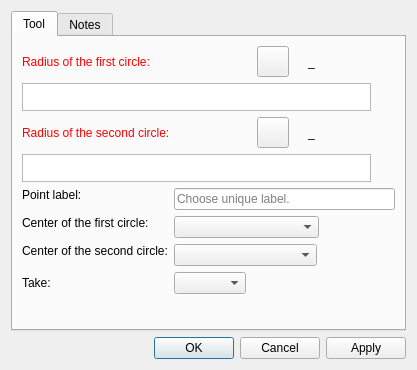
<?xml version="1.0" encoding="UTF-8"?>
<ui version="4.0">
 <class>DialogPointOfIntersectionCircles</class>
 <widget class="QDialog" name="DialogPointOfIntersectionCircles">
  <property name="geometry">
   <rect>
    <x>0</x>
    <y>0</y>
    <width>417</width>
    <height>370</height>
   </rect>
  </property>
  <property name="windowTitle">
   <string>Tool point of intersection circles</string>
  </property>
  <property name="windowIcon">
   <iconset resource="../../../vmisc/share/resources/icon.qrc">
    <normaloff>:/icon/64x64/icon64x64.png</normaloff>:/icon/64x64/icon64x64.png</iconset>
  </property>
  <layout class="QVBoxLayout" name="verticalLayout_2">
   <item>
    <widget class="QTabWidget" name="tabWidget">
     <property name="currentIndex">
      <number>0</number>
     </property>
     <widget class="QWidget" name="tab">
      <attribute name="title">
       <string>Tool</string>
      </attribute>
      <layout class="QVBoxLayout" name="verticalLayout">
       <item>
        <layout class="QHBoxLayout" name="horizontalLayout">
         <item alignment="Qt::AlignLeft">
          <widget class="QLabel" name="labelEditCircle1Radius">
           <property name="sizePolicy">
            <sizepolicy hsizetype="Fixed" vsizetype="Preferred">
             <horstretch>0</horstretch>
             <verstretch>0</verstretch>
            </sizepolicy>
           </property>
           <property name="palette">
            <palette>
             <active>
              <colorrole role="WindowText">
               <brush brushstyle="SolidPattern">
                <color alpha="255">
                 <red>255</red>
                 <green>0</green>
                 <blue>0</blue>
                </color>
               </brush>
              </colorrole>
             </active>
             <inactive>
              <colorrole role="WindowText">
               <brush brushstyle="SolidPattern">
                <color alpha="255">
                 <red>255</red>
                 <green>0</green>
                 <blue>0</blue>
                </color>
               </brush>
              </colorrole>
             </inactive>
             <disabled>
              <colorrole role="WindowText">
               <brush brushstyle="SolidPattern">
                <color alpha="255">
                 <red>159</red>
                 <green>158</green>
                 <blue>158</blue>
                </color>
               </brush>
              </colorrole>
             </disabled>
            </palette>
           </property>
           <property name="text">
            <string>Radius of the first circle:</string>
           </property>
          </widget>
         </item>
         <item>
          <spacer name="horizontalSpacer">
           <property name="orientation">
            <enum>Qt::Horizontal</enum>
           </property>
           <property name="sizeHint" stdset="0">
            <size>
             <width>40</width>
             <height>20</height>
            </size>
           </property>
          </spacer>
         </item>
         <item alignment="Qt::AlignRight">
          <widget class="QToolButton" name="toolButtonExprCircle1Radius">
           <property name="toolTip">
            <string>Formula wizard</string>
           </property>
           <property name="text">
            <string notr="true"></string>
           </property>
           <property name="icon">
            <iconset resource="../../../vmisc/share/resources/icon.qrc">
             <normaloff>:/icon/light/24x24/fx.png</normaloff>:/icon/light/24x24/fx.png</iconset>
           </property>
           <property name="iconSize">
            <size>
             <width>24</width>
             <height>24</height>
            </size>
           </property>
          </widget>
         </item>
         <item alignment="Qt::AlignRight">
          <widget class="QLabel" name="label_2">
           <property name="text">
            <string/>
           </property>
           <property name="pixmap">
            <pixmap resource="../../../vmisc/share/resources/icon.qrc">:/icon/light/24x24/equal.png</pixmap>
           </property>
          </widget>
         </item>
         <item alignment="Qt::AlignRight">
          <widget class="QLabel" name="labelResultCircle1Radius">
           <property name="sizePolicy">
            <sizepolicy hsizetype="Fixed" vsizetype="Preferred">
             <horstretch>0</horstretch>
             <verstretch>0</verstretch>
            </sizepolicy>
           </property>
           <property name="minimumSize">
            <size>
             <width>87</width>
             <height>0</height>
            </size>
           </property>
           <property name="toolTip">
            <string>Value</string>
           </property>
           <property name="text">
            <string notr="true">_</string>
           </property>
          </widget>
         </item>
        </layout>
       </item>
       <item>
        <layout class="QHBoxLayout" name="horizontalLayout_6">
         <item>
          <widget class="VPlainTextEdit" name="plainTextEditCircle1Radius">
           <property name="sizePolicy">
            <sizepolicy hsizetype="Expanding" vsizetype="Preferred">
             <horstretch>0</horstretch>
             <verstretch>0</verstretch>
            </sizepolicy>
           </property>
           <property name="maximumSize">
            <size>
             <width>16777215</width>
             <height>28</height>
            </size>
           </property>
           <property name="toolTip">
            <string>Calculation</string>
           </property>
           <property name="tabChangesFocus">
            <bool>true</bool>
           </property>
          </widget>
         </item>
         <item>
          <widget class="QPushButton" name="pushButtonGrowCircle1Radius">
           <property name="maximumSize">
            <size>
             <width>18</width>
             <height>18</height>
            </size>
           </property>
           <property name="sizeIncrement">
            <size>
             <width>0</width>
             <height>0</height>
            </size>
           </property>
           <property name="toolTip">
            <string>&lt;html&gt;&lt;head/&gt;&lt;body&gt;&lt;p&gt;Show full calculation in message box&lt;/p&gt;&lt;/body&gt;&lt;/html&gt;</string>
           </property>
           <property name="text">
            <string notr="true"/>
           </property>
           <property name="icon">
            <iconset theme="go-down">
             <normaloff>.</normaloff>.</iconset>
           </property>
           <property name="iconSize">
            <size>
             <width>16</width>
             <height>16</height>
            </size>
           </property>
           <property name="flat">
            <bool>true</bool>
           </property>
          </widget>
         </item>
        </layout>
       </item>
       <item>
        <layout class="QHBoxLayout" name="horizontalLayout_2">
         <item alignment="Qt::AlignLeft">
          <widget class="QLabel" name="labelEditCircle2Radius">
           <property name="sizePolicy">
            <sizepolicy hsizetype="Fixed" vsizetype="Preferred">
             <horstretch>0</horstretch>
             <verstretch>0</verstretch>
            </sizepolicy>
           </property>
           <property name="palette">
            <palette>
             <active>
              <colorrole role="WindowText">
               <brush brushstyle="SolidPattern">
                <color alpha="255">
                 <red>255</red>
                 <green>0</green>
                 <blue>0</blue>
                </color>
               </brush>
              </colorrole>
             </active>
             <inactive>
              <colorrole role="WindowText">
               <brush brushstyle="SolidPattern">
                <color alpha="255">
                 <red>255</red>
                 <green>0</green>
                 <blue>0</blue>
                </color>
               </brush>
              </colorrole>
             </inactive>
             <disabled>
              <colorrole role="WindowText">
               <brush brushstyle="SolidPattern">
                <color alpha="255">
                 <red>159</red>
                 <green>158</green>
                 <blue>158</blue>
                </color>
               </brush>
              </colorrole>
             </disabled>
            </palette>
           </property>
           <property name="text">
            <string>Radius of the second circle:</string>
           </property>
          </widget>
         </item>
         <item>
          <spacer name="horizontalSpacer_2">
           <property name="orientation">
            <enum>Qt::Horizontal</enum>
           </property>
           <property name="sizeHint" stdset="0">
            <size>
             <width>40</width>
             <height>20</height>
            </size>
           </property>
          </spacer>
         </item>
         <item alignment="Qt::AlignRight">
          <widget class="QToolButton" name="toolButtonExprCircle2Radius">
           <property name="toolTip">
            <string>Formula wizard</string>
           </property>
           <property name="text">
            <string notr="true"></string>
           </property>
           <property name="icon">
            <iconset resource="../../../vmisc/share/resources/icon.qrc">
             <normaloff>:/icon/light/24x24/fx.png</normaloff>:/icon/light/24x24/fx.png</iconset>
           </property>
           <property name="iconSize">
            <size>
             <width>24</width>
             <height>24</height>
            </size>
           </property>
          </widget>
         </item>
         <item alignment="Qt::AlignRight">
          <widget class="QLabel" name="label_3">
           <property name="text">
            <string/>
           </property>
           <property name="pixmap">
            <pixmap resource="../../../vmisc/share/resources/icon.qrc">:/icon/light/24x24/equal.png</pixmap>
           </property>
          </widget>
         </item>
         <item alignment="Qt::AlignRight">
          <widget class="QLabel" name="labelResultCircle2Radius">
           <property name="sizePolicy">
            <sizepolicy hsizetype="Fixed" vsizetype="Preferred">
             <horstretch>0</horstretch>
             <verstretch>0</verstretch>
            </sizepolicy>
           </property>
           <property name="minimumSize">
            <size>
             <width>87</width>
             <height>0</height>
            </size>
           </property>
           <property name="toolTip">
            <string>Value</string>
           </property>
           <property name="text">
            <string notr="true">_</string>
           </property>
          </widget>
         </item>
        </layout>
       </item>
       <item>
        <layout class="QHBoxLayout" name="horizontalLayout_7">
         <item>
          <widget class="VPlainTextEdit" name="plainTextEditCircle2Radius">
           <property name="sizePolicy">
            <sizepolicy hsizetype="Expanding" vsizetype="Preferred">
             <horstretch>0</horstretch>
             <verstretch>0</verstretch>
            </sizepolicy>
           </property>
           <property name="maximumSize">
            <size>
             <width>16777215</width>
             <height>28</height>
            </size>
           </property>
           <property name="toolTip">
            <string>Calculation</string>
           </property>
           <property name="tabChangesFocus">
            <bool>true</bool>
           </property>
          </widget>
         </item>
         <item>
          <widget class="QPushButton" name="pushButtonGrowCircle2Radius">
           <property name="maximumSize">
            <size>
             <width>18</width>
             <height>18</height>
            </size>
           </property>
           <property name="sizeIncrement">
            <size>
             <width>0</width>
             <height>0</height>
            </size>
           </property>
           <property name="toolTip">
            <string>&lt;html&gt;&lt;head/&gt;&lt;body&gt;&lt;p&gt;Show full calculation in message box&lt;/p&gt;&lt;/body&gt;&lt;/html&gt;</string>
           </property>
           <property name="text">
            <string notr="true"/>
           </property>
           <property name="icon">
            <iconset theme="go-down">
             <normaloff>.</normaloff>.</iconset>
           </property>
           <property name="iconSize">
            <size>
             <width>16</width>
             <height>16</height>
            </size>
           </property>
           <property name="flat">
            <bool>true</bool>
           </property>
          </widget>
         </item>
        </layout>
       </item>
       <item>
        <layout class="QFormLayout" name="formLayout">
         <property name="fieldGrowthPolicy">
          <enum>QFormLayout::ExpandingFieldsGrow</enum>
         </property>
         <item row="0" column="0">
          <widget class="QLabel" name="labelEditNamePoint">
           <property name="sizePolicy">
            <sizepolicy hsizetype="Fixed" vsizetype="Fixed">
             <horstretch>0</horstretch>
             <verstretch>0</verstretch>
            </sizepolicy>
           </property>
           <property name="text">
            <string>Point label:</string>
           </property>
          </widget>
         </item>
         <item row="0" column="1">
          <widget class="QLineEdit" name="lineEditNamePoint">
           <property name="toolTip">
            <string>Unique label</string>
           </property>
           <property name="placeholderText">
            <string>Choose unique label.</string>
           </property>
          </widget>
         </item>
         <item row="1" column="0">
          <widget class="QLabel" name="labelCircle1Center">
           <property name="sizePolicy">
            <sizepolicy hsizetype="Expanding" vsizetype="Fixed">
             <horstretch>0</horstretch>
             <verstretch>0</verstretch>
            </sizepolicy>
           </property>
           <property name="text">
            <string>Center of the first circle:</string>
           </property>
          </widget>
         </item>
         <item row="1" column="1">
          <widget class="QComboBox" name="comboBoxCircle1Center">
           <property name="sizePolicy">
            <sizepolicy hsizetype="Preferred" vsizetype="Fixed">
             <horstretch>0</horstretch>
             <verstretch>0</verstretch>
            </sizepolicy>
           </property>
           <property name="minimumSize">
            <size>
             <width>145</width>
             <height>0</height>
            </size>
           </property>
          </widget>
         </item>
         <item row="2" column="0">
          <widget class="QLabel" name="labelCircle2Center">
           <property name="sizePolicy">
            <sizepolicy hsizetype="Expanding" vsizetype="Fixed">
             <horstretch>0</horstretch>
             <verstretch>0</verstretch>
            </sizepolicy>
           </property>
           <property name="text">
            <string>Center of the second circle:</string>
           </property>
          </widget>
         </item>
         <item row="2" column="1">
          <widget class="QComboBox" name="comboBoxCircle2Center">
           <property name="sizePolicy">
            <sizepolicy hsizetype="Preferred" vsizetype="Fixed">
             <horstretch>0</horstretch>
             <verstretch>0</verstretch>
            </sizepolicy>
           </property>
           <property name="minimumSize">
            <size>
             <width>143</width>
             <height>0</height>
            </size>
           </property>
          </widget>
         </item>
         <item row="3" column="0">
          <widget class="QLabel" name="label">
           <property name="text">
            <string>Take:</string>
           </property>
          </widget>
         </item>
         <item row="3" column="1">
          <widget class="QComboBox" name="comboBoxResult"/>
         </item>
        </layout>
       </item>
       <item>
        <spacer name="verticalSpacer">
         <property name="orientation">
          <enum>Qt::Vertical</enum>
         </property>
         <property name="sizeHint" stdset="0">
          <size>
           <width>20</width>
           <height>40</height>
          </size>
         </property>
        </spacer>
       </item>
      </layout>
     </widget>
     <widget class="QWidget" name="tab_2">
      <attribute name="title">
       <string>Notes</string>
      </attribute>
      <layout class="QVBoxLayout" name="verticalLayout_3">
       <item>
        <widget class="QPlainTextEdit" name="plainTextEditToolNotes"/>
       </item>
      </layout>
     </widget>
    </widget>
   </item>
   <item>
    <widget class="QDialogButtonBox" name="buttonBox">
     <property name="orientation">
      <enum>Qt::Horizontal</enum>
     </property>
     <property name="standardButtons">
      <set>QDialogButtonBox::Apply|QDialogButtonBox::Cancel|QDialogButtonBox::Ok</set>
     </property>
    </widget>
   </item>
  </layout>
 </widget>
 <customwidgets>
  <customwidget>
   <class>VPlainTextEdit</class>
   <extends>QPlainTextEdit</extends>
   <header>../vwidgets/vplaintextedit.h</header>
  </customwidget>
 </customwidgets>
 <resources>
  <include location="../../../vmisc/share/resources/icon.qrc"/>
 </resources>
 <connections>
  <connection>
   <sender>buttonBox</sender>
   <signal>accepted()</signal>
   <receiver>DialogPointOfIntersectionCircles</receiver>
   <slot>accept()</slot>
   <hints>
    <hint type="sourcelabel">
     <x>248</x>
     <y>254</y>
    </hint>
    <hint type="destinationlabel">
     <x>157</x>
     <y>274</y>
    </hint>
   </hints>
  </connection>
  <connection>
   <sender>buttonBox</sender>
   <signal>rejected()</signal>
   <receiver>DialogPointOfIntersectionCircles</receiver>
   <slot>reject()</slot>
   <hints>
    <hint type="sourcelabel">
     <x>316</x>
     <y>260</y>
    </hint>
    <hint type="destinationlabel">
     <x>286</x>
     <y>274</y>
    </hint>
   </hints>
  </connection>
 </connections>
</ui>
